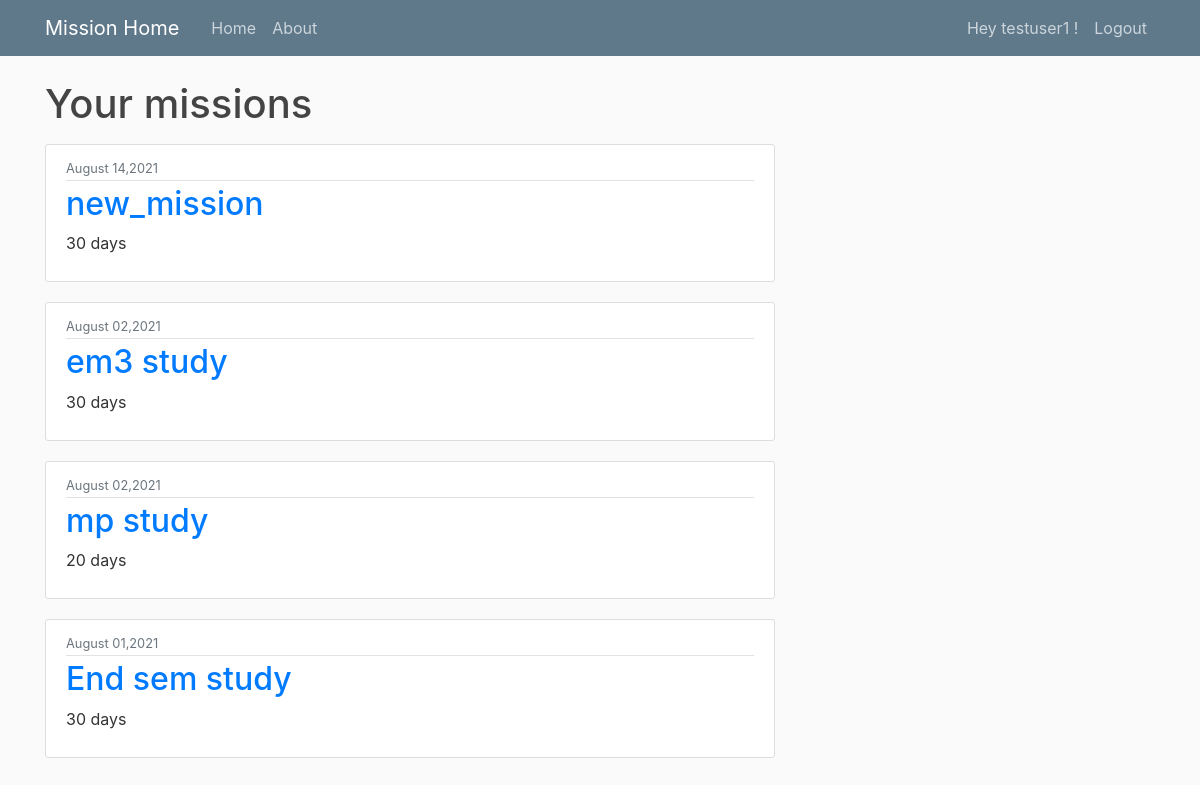
Page /user/smd1021 (signed in) on the committed database.
### mission/models.py (models this page shows, shortened)
class Missions(models.Model):
    mission_name = models.CharField(max_length=50)
    no_of_days = models.IntegerField()
    start_date = models.DateField(default=date.today)
    aspirant = models.ForeignKey(User, on_delete=models.CASCADE)

### mission/views.py (the view)
# urls.py: path('user/<str:username>',MissionListView.as_view(),name='user-missions'),
class MissionListView(LoginRequiredMixin,ListView):
    model = Missions
    template_name = 'mission/user_missions.html'
    context_object_name = 'missions'
    def get_queryset(self):
        user = get_object_or_404(User,username=self.kwargs.get('username'))
        return Missions.objects.filter(aspirant=user).order_by('-start_date')

### mission/templates/mission/user_missions.html
{% extends "mission/base.html" %}
{% block content %}
    <h1 class="mb-3">Your missions</h1>
    {% for mission in missions %}
        <article class="media content-section">
          <div class="media-body">
            <div class="article-metadata">
              <small class="text-muted">{{ mission.start_date|date:"F d,Y" }}</small>
            </div>
            <h2><a href = "{% url 'mission-today' mission.mission_name %}">{{ mission.mission_name }}</a></h2>
            <p class="article-content">{{ mission.no_of_days }} days</p>
          </div>
        </article>
    {% endfor %}
{% endblock content %}

### mission/templates/mission/base.html (shortened to what this page needs)
{% load static %}
<!DOCTYPE html>
<html>
<head>
    <link rel="stylesheet" href="https://maxcdn.bootstrapcdn.com/bootstrap/4.0.0/css/bootstrap.min.css">
    <link rel="stylesheet" type="text/css" href="{% static 'mission/main.css' %}">
</head>
<body>
    <header class="site-header">
      <nav class="navbar navbar-expand-md navbar-dark bg-steel fixed-top">
        <div class="container">
          <a class="navbar-brand mr-4" href="{% url 'mission-home' %}">Mission Home</a>
          <div class="collapse navbar-collapse" id="navbarToggle">
            <div class="navbar-nav mr-auto">
              <a class="nav-item nav-link" href="{% url 'mission-home' %}">Home</a>
              <a class="nav-item nav-link" href="{% url 'mission-about' %}">About</a>
            </div>
            <div class="navbar-nav">
              {% if user.is_authenticated %}
                <a class="nav-item nav-link" href="#">Hey {{user.username}} !</a>
                <a class="nav-item nav-link" href="{% url 'logout' %}">Logout</a>
              {% else %}
                <a class="nav-item nav-link" href="{% url 'login' %}">Login</a>
                <a class="nav-item nav-link" href="{% url 'register' %}">Register</a>
              {% endif %}
            </div>
          </div>
        </div>
      </nav>
    </header>
    <main role="main" class="container">
      <div class="row">
        <div class="col-md-8">
          {% block content %}{% endblock %}
        </div>
      </div>
    </main>
</body>
</html>

### mission/static/mission/main.css (style rules this page uses)
body { background: #fafafa; color: #333333; margin-top: 5rem; }
h1, h2, h3, h4, h5, h6 { color: #444444; }
.bg-steel { background-color: #5f788a; }
.site-header .navbar-nav .nav-link { color: #cbd5db; }
.content-section { background: #ffffff; padding: 10px 20px; border: 1px solid #dddddd; border-radius: 3px; margin-bottom: 20px; }
.article-content { white-space: pre-line; }
.article-metadata { padding-bottom: 1px; margin-bottom: 4px; border-bottom: 1px solid #e3e3e3 }

### rows in the picture
Missions: start_date "August 14,2021", mission_name "new_mission", no_of_days "30"
Missions: start_date "August 02,2021", mission_name "em3 study", no_of_days "30"
Missions: start_date "August 02,2021", mission_name "mp study", no_of_days "20"
Missions: start_date "August 01,2021", mission_name "End sem study", no_of_days "30"

### other values in the picture
{{ user.username }} "testuser1"
